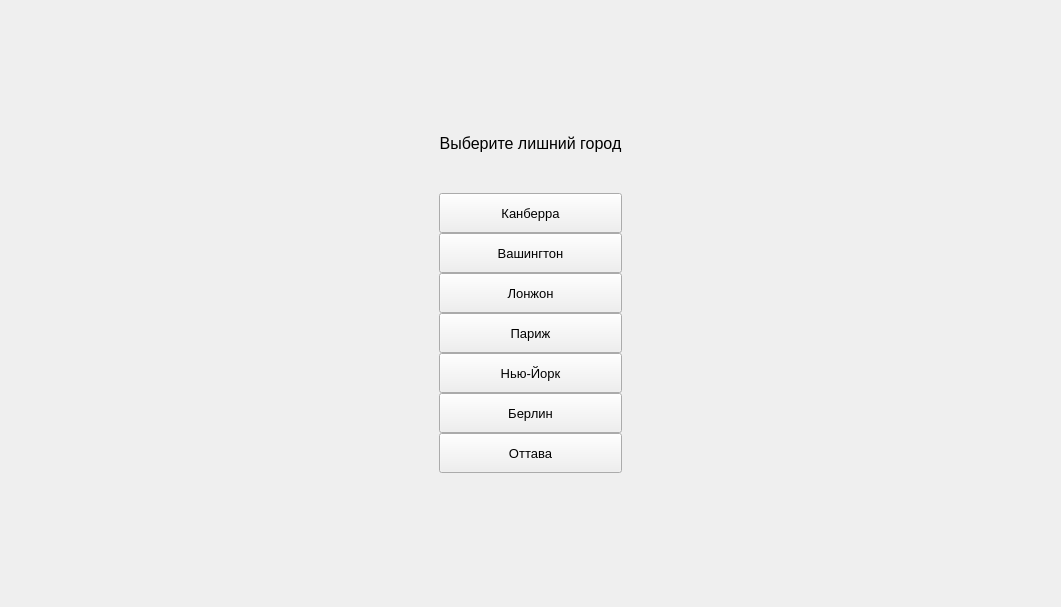
      <widget class="QWidget" name="page_24">
       <layout class="QGridLayout" name="gridLayout_47">
        <item row="0" column="0">
         <widget class="QWidget" name="widget_24" native="true">
          <layout class="QGridLayout" name="gridLayout_48">
           <property name="leftMargin">
            <number>0</number>
           </property>
           <property name="topMargin">
            <number>0</number>
           </property>
           <property name="rightMargin">
            <number>0</number>
           </property>
           <property name="bottomMargin">
            <number>0</number>
           </property>
           <property name="spacing">
            <number>0</number>
           </property>
           <item row="0" column="1">
            <spacer name="verticalSpacer_55">
             <property name="orientation">
              <enum>Qt::Vertical</enum>
             </property>
             <property name="sizeHint" stdset="0">
              <size>
               <width>20</width>
               <height>123</height>
              </size>
             </property>
            </spacer>
           </item>
           <item row="4" column="1">
            <widget class="QPushButton" name="pushButton_86">
             <property name="minimumSize">
              <size>
               <width>0</width>
               <height>40</height>
              </size>
             </property>
             <property name="font">
              <font>
               <pointsize>10</pointsize>
              </font>
             </property>
             <property name="text">
              <string>Вашингтон</string>
             </property>
            </widget>
           </item>
           <item row="7" column="1">
            <widget class="QPushButton" name="pushButton_88">
             <property name="minimumSize">
              <size>
               <width>0</width>
               <height>40</height>
              </size>
             </property>
             <property name="font">
              <font>
               <pointsize>10</pointsize>
              </font>
             </property>
             <property name="text">
              <string>Париж</string>
             </property>
            </widget>
           </item>
           <item row="10" column="1">
            <widget class="QPushButton" name="pushButton_91">
             <property name="minimumSize">
              <size>
               <width>0</width>
               <height>40</height>
              </size>
             </property>
             <property name="font">
              <font>
               <pointsize>10</pointsize>
              </font>
             </property>
             <property name="text">
              <string>Оттава</string>
             </property>
            </widget>
           </item>
           <item row="9" column="1">
            <widget class="QPushButton" name="pushButton_90">
             <property name="minimumSize">
              <size>
               <width>0</width>
               <height>40</height>
              </size>
             </property>
             <property name="font">
              <font>
               <pointsize>10</pointsize>
              </font>
             </property>
             <property name="text">
              <string>Берлин</string>
             </property>
            </widget>
           </item>
           <item row="8" column="1">
            <widget class="QPushButton" name="pushButton_89">
             <property name="minimumSize">
              <size>
               <width>0</width>
               <height>40</height>
              </size>
             </property>
             <property name="font">
              <font>
               <pointsize>10</pointsize>
              </font>
             </property>
             <property name="text">
              <string>Нью-Йорк</string>
             </property>
            </widget>
           </item>
           <item row="6" column="1">
            <widget class="QPushButton" name="pushButton_87">
             <property name="minimumSize">
              <size>
               <width>0</width>
               <height>40</height>
              </size>
             </property>
             <property name="font">
              <font>
               <pointsize>10</pointsize>
              </font>
             </property>
             <property name="text">
              <string>Лонжон</string>
             </property>
            </widget>
           </item>
           <item row="11" column="1">
            <spacer name="verticalSpacer_56">
             <property name="orientation">
              <enum>Qt::Vertical</enum>
             </property>
             <property name="sizeHint" stdset="0">
              <size>
               <width>20</width>
               <height>123</height>
              </size>
             </property>
            </spacer>
           </item>
           <item row="5" column="2" rowspan="2">
            <spacer name="horizontalSpacer_48">
             <property name="orientation">
              <enum>Qt::Horizontal</enum>
             </property>
             <property name="sizeHint" stdset="0">
              <size>
               <width>428</width>
               <height>20</height>
              </size>
             </property>
            </spacer>
           </item>
           <item row="1" column="1">
            <widget class="QLabel" name="label_42">
             <property name="font">
              <font>
               <pointsize>12</pointsize>
              </font>
             </property>
             <property name="text">
              <string>Выберите лишний город</string>
             </property>
             <property name="alignment">
              <set>Qt::AlignCenter</set>
             </property>
            </widget>
           </item>
           <item row="3" column="1">
            <widget class="QPushButton" name="pushButton_85">
             <property name="minimumSize">
              <size>
               <width>0</width>
               <height>40</height>
              </size>
             </property>
             <property name="font">
              <font>
               <pointsize>10</pointsize>
              </font>
             </property>
             <property name="text">
              <string>Канберра</string>
             </property>
            </widget>
           </item>
           <item row="4" column="0" rowspan="2">
            <spacer name="horizontalSpacer_47">
             <property name="orientation">
              <enum>Qt::Horizontal</enum>
             </property>
             <property name="sizeHint" stdset="0">
              <size>
               <width>428</width>
               <height>20</height>
              </size>
             </property>
            </spacer>
           </item>
           <item row="2" column="1">
            <spacer name="verticalSpacer_57">
             <property name="orientation">
              <enum>Qt::Vertical</enum>
             </property>
             <property name="sizeType">
              <enum>QSizePolicy::Minimum</enum>
             </property>
             <property name="sizeHint" stdset="0">
              <size>
               <width>20</width>
               <height>40</height>
              </size>
             </property>
            </spacer>
           </item>
          </layout>
         </widget>
        </item>
       </layout>
      </widget>
